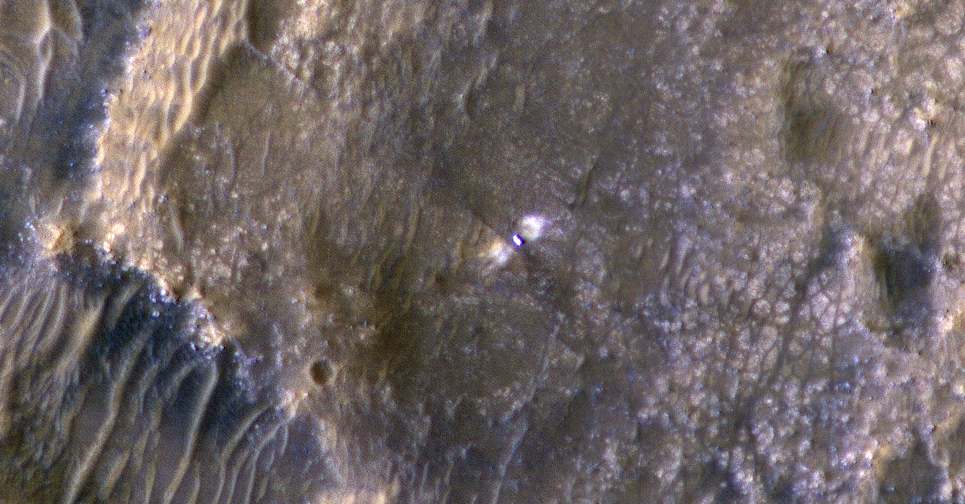
%> input picture mars surface/ESP_068360_1985.jpg, 1930 x 1008 px (shown at 1/2 size)
$ octave meshCreation.m   (GNU Octave 9; MATLAB toolbox functions it lacks are replaced by stand-ins)
%> lines starting %> are read from the running program, lines starting %| are printed output that depends on the picture
% https://www.uahirise.org/ESP_068360_1985 (25 February 2021)

clear; close all; clc;


%% Set the parameters depending on the picture


choice = 1;

switch choice
    case 1
        I = imread('ESP_068360_1985.jpg'); % 29.5 cm/pixel (Perseverance)
%> I is the input picture: size 1008x1930x3 uint8; mean R, G, B 110.5, 100.9, 101.7
        mpp = 0.295; % meters per pixel (ESP pics)
        % gaussian filter smoothing factor (sigma = 16 for maximum smoothing)
        sigma = 8; %(ESP pic)
        maxHeigth = 20; % (fake param)


    case 2
        I = imread('ESP_059329_2095_RGB.jpg'); % 29.5 cm/pixel
        mpp = 0.295; % meters per pixel (ESP pics)
        % gaussian filter smoothing factor (sigma = 16 for maximum smoothing)
        sigma = 16; %(ESP pic)
        maxHeigth = 20; % (fake param)


    case 3
        I = imread('mars_surface.jpg'); % 504.38 m/pixel
        mpp = 0.50438; % meters per pixel (mars surface pic, fake param)
        % gaussian filter smoothing factor (sigma = 16 for maximum smoothing)
        sigma = 16; %(ESP pic)
        maxHeigth = 50; % (fake param)

    case 4
        I = imread('volcans-mars-hirise.jpg'); % 5.196 m/pixel
        mpp = 5.196/5; % meters per pixel (volcans pic)
        % gaussian filter smoothing factor (sigma = 16 for maximum smoothing)
        sigma = 4; %(volcans pic)
        maxHeigth = 400/5; % (volcanos pic h_real = 400 m)
end


%% Plots

figure(1)
title('Mars surface');
xLimit = (size(I,2)-1)*mpp;
%> xLimit = 569.1
yLimit = (size(I,1)-1)*mpp;
%> yLimit = 297.1
RI = imref2d(size(I));
RI.XWorldLimits = [0 xLimit];
%> RI.XWorldLimits = [0 569.1]
RI.YWorldLimits = [0 yLimit];
%> RI.YWorldLimits = [0 297.1]
imshow(I)
hax = gca;
hax.YTickLabel = flipud(hax.YTickLabel); % flipping the y-axis
movegui('west');

I = flip(I ,1);           % vertical flip
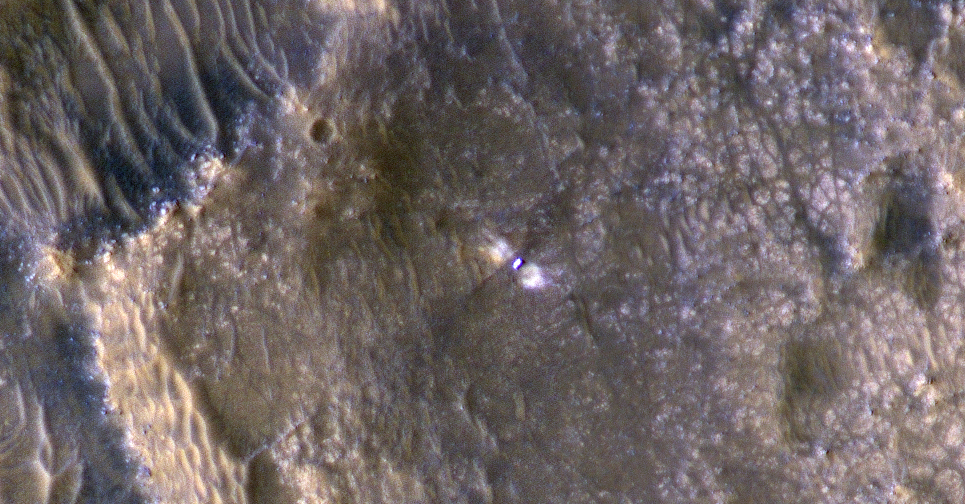
%> I: size 1008x1930x3 uint8 (shown at 1/2 size); mean R, G, B 110.5, 100.9, 101.7; mean of the top-left, top-right, bottom-left and bottom-right quarters 85.7, 105.8, 112.8, 113.1
I = imrotate(I,270);
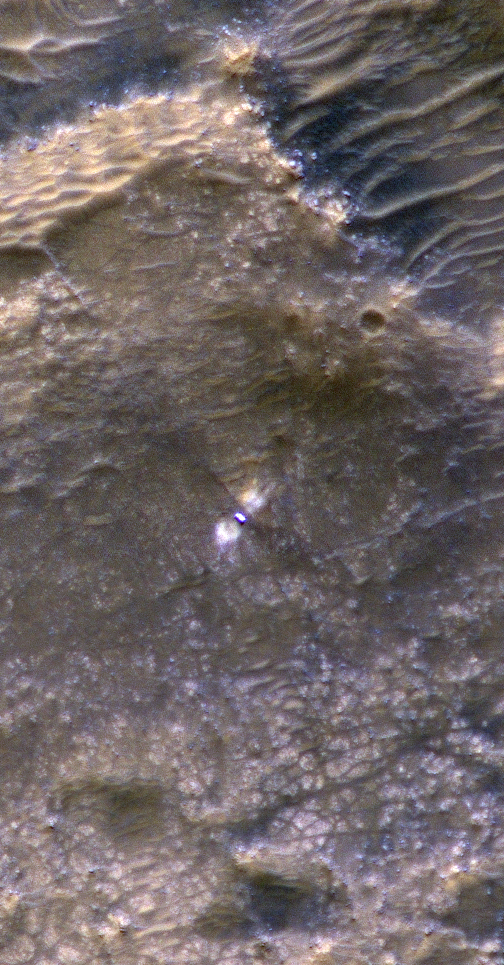
%> I: size 1930x1008x3 uint8 (shown at 1/2 size); mean R, G, B 110.5, 100.9, 101.7; mean of the top-left, top-right, bottom-left and bottom-right quarters 112.8, 85.7, 113.1, 105.8

%> (the run ends here)
